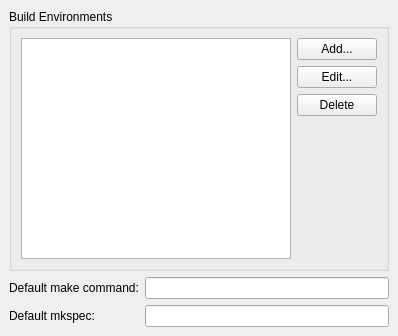
<ui version="4.0" >
 <class>Qt4ProjectManager::Internal::EnvVariablesPage</class>
 <widget class="QWidget" name="Qt4ProjectManager::Internal::EnvVariablesPage" >
  <property name="geometry" >
   <rect>
    <x>0</x>
    <y>0</y>
    <width>398</width>
    <height>336</height>
   </rect>
  </property>
  <property name="windowTitle" >
   <string>Form</string>
  </property>
  <layout class="QVBoxLayout" >
   <property name="margin" >
    <number>9</number>
   </property>
   <property name="spacing" >
    <number>6</number>
   </property>
   <item>
    <widget class="QGroupBox" name="groupBox" >
     <property name="enabled" >
      <bool>true</bool>
     </property>
     <property name="title" >
      <string>Build Environments</string>
     </property>
     <layout class="QHBoxLayout" >
      <property name="margin" >
       <number>9</number>
      </property>
      <property name="spacing" >
       <number>6</number>
      </property>
      <item>
       <widget class="QListWidget" name="listView" />
      </item>
      <item>
       <layout class="QVBoxLayout" >
        <property name="margin" >
         <number>0</number>
        </property>
        <property name="spacing" >
         <number>6</number>
        </property>
        <item>
         <widget class="QPushButton" name="addButton" >
          <property name="text" >
           <string>Add...</string>
          </property>
         </widget>
        </item>
        <item>
         <widget class="QPushButton" name="editButton" >
          <property name="text" >
           <string>Edit...</string>
          </property>
         </widget>
        </item>
        <item>
         <widget class="QPushButton" name="delButton" >
          <property name="text" >
           <string>Delete</string>
          </property>
         </widget>
        </item>
        <item>
         <spacer>
          <property name="orientation" >
           <enum>Qt::Vertical</enum>
          </property>
          <property name="sizeHint" >
           <size>
            <width>20</width>
            <height>40</height>
           </size>
          </property>
         </spacer>
        </item>
       </layout>
      </item>
     </layout>
    </widget>
   </item>
   <item>
    <layout class="QGridLayout" >
     <property name="margin" >
      <number>0</number>
     </property>
     <property name="spacing" >
      <number>6</number>
     </property>
     <item row="1" column="0" >
      <widget class="QLabel" name="label_3" >
       <property name="text" >
        <string>Default mkspec:</string>
       </property>
      </widget>
     </item>
     <item row="0" column="0" >
      <widget class="QLabel" name="label_2" >
       <property name="text" >
        <string>Default make command:</string>
       </property>
      </widget>
     </item>
     <item row="1" column="1" >
      <widget class="QLineEdit" name="mkspecEdit" />
     </item>
     <item row="0" column="1" >
      <widget class="QLineEdit" name="defaultCmdEdit" />
     </item>
    </layout>
   </item>
  </layout>
 </widget>
 <resources/>
 <connections/>
</ui>
